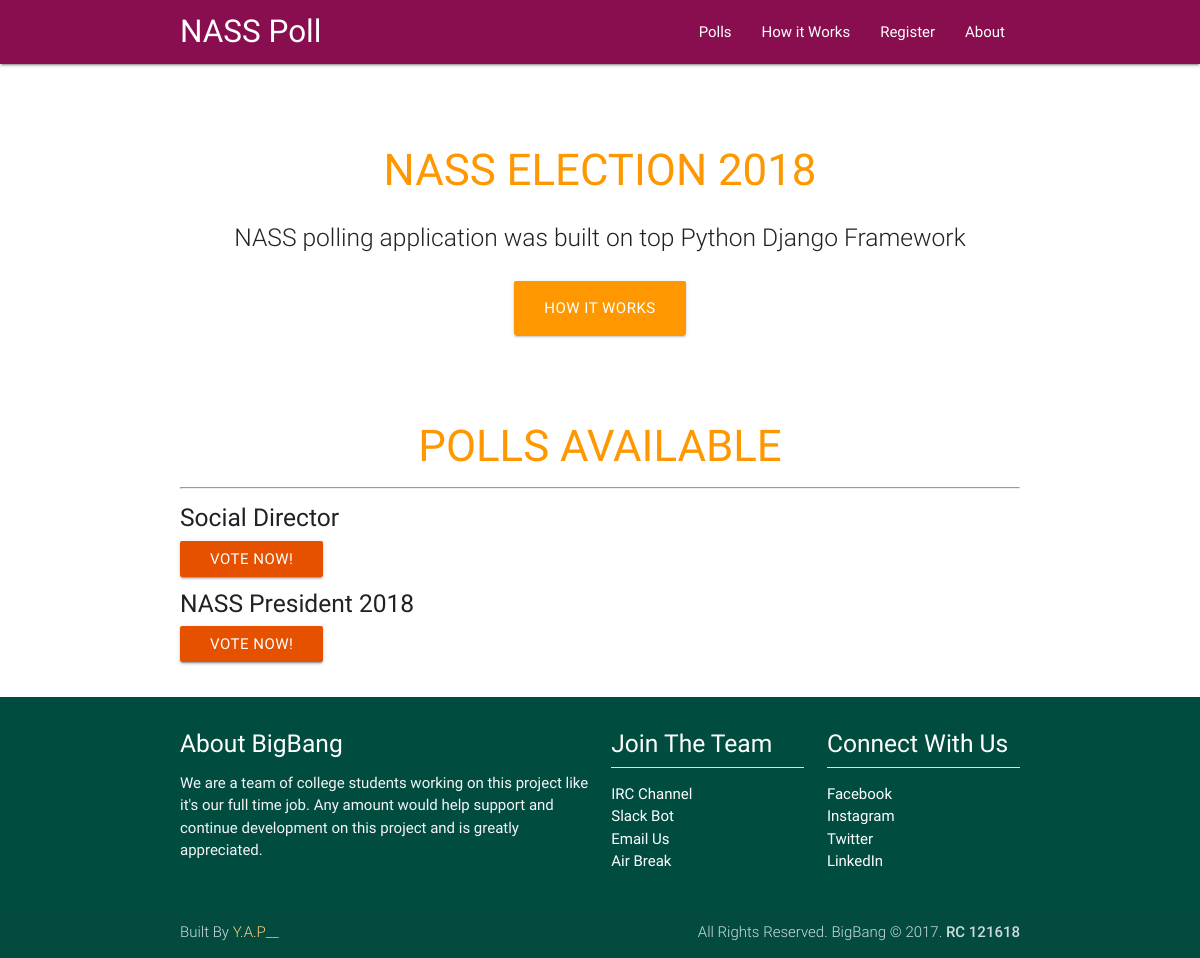
The page /polls/ (signed in) on the database its author committed.
### polls/models.py (models this page shows, shortened)
class Question(models.Model):
	question_text = models.CharField(max_length = 250)
	pub_date = models.DateTimeField('Date published')

### polls/views.py (the view)
class IndexView(generic.ListView):
	template_name = "polls/index.html"
	context_object_name = "latest_questions"
	def get_queryset(self):
		return Question.objects.filter(pub_date__lte=timezone.now()).order_by('-pub_date')

### polls/templates/polls/index.html (shortened to what this page needs)
{% load static %}
<!DOCTYPE html>
<html>
<head>
	<link rel="stylesheet" type="text/css" href="{% static 'css/materialize.min.css' %}" />
</head>
<body>
	<nav class="pink darken-4" role="navigation">
		<div class="nav-wrapper container pin-top">
			<a href="{% url 'polls:index' %}" title="Home" class="brand-logo">NASS Poll</a>
			<ul class="right hide-on-med-and-down">
				<li><a href="#" title="">Polls</a></li>
				<li><a href="#" title="">How it Works</a></li>
				<li><a href="#" title="">Register</a></li>
				<li><a href="#" title="">About</a></li>
			</ul>
		</div>
	</nav>
	<div class="section no-pad-bot" id="index-banner">
	    <div class="container">
	      	<br><br>
	      	<h3 class="header center orange-text">NASS ELECTION 2018</h3>
	      	<div class="row center">
	        	<h5 class="header col s12 light">NASS polling application was built on top Python Django Framework</h5>
	      </div>
	      <div class="row center">
	      	<a href="#" id="download-button" class="btn-large waves-effect waves-light orange">How it Works</a>
	      </div>
	      <br><br>
	    </div>
	</div>
	<div class="container">
		<div class="row">
			<div class="col l12">
				<h3 class="center orange-text">POLLS AVAILABLE</h3><hr>
				{% if latest_questions %}
					<ul>
						{% for question in latest_questions %}
							<li><h5>{{ question.question_text }}</h5><a href="{% url 'polls:detail' question.id %}" class="btn btn-small orange darken-4 waves-effect" name="button{{ question.id }}">Vote Now!</a></li>
						{% endfor %}
					</ul>
				{% else %}
					<h3 class="center orange-text text-darken-4">No polls available.</h3>
				{% endif %}
			</div>
		</div>
	</div>
	<footer class="page-footer teal darken-4">
	    <div class="container">
	      	<div class="row">
	        <div class="col l6 s12">
	          	<h5 class="white-text">About BigBang</h5>
	          	<p class="grey-text text-lighten-4">We are a team of college students working on this project like it's our full time job. Any amount would help support and continue development on this project and is greatly appreciated.</p>
	        </div>
	        <div class="col l3 s12">
	          	<h5 class="white-text">Join The Team</h5><div class="divider"></div>
	          	<ul>
		            <li><a class="white-text" href="#!">IRC Channel</a></li>
		            <li><a class="white-text" href="#!">Slack Bot</a></li>
		            <li><a class="white-text" target="__blank" href="mailto:akeem@thenass.org.ng">Email Us</a></li>
		            <li><a class="white-text" href="#!">Air Break</a></li>
	          	</ul>
	        </div>
	        <div class="col l3 s12">
	      	    <h5 class="white-text">Connect With Us</h5><div class="divider"></div>
	        	<ul>
		            <li><a class="white-text" href="#!">Facebook</a></li>
		            <li><a class="white-text" href="#!">Instagram</a></li>
		            <li><a class="white-text" href="#!">Twitter</a></li>
		            <li><a class="white-text" href="#!">LinkedIn</a></li>
	          	</ul>
	        </div>
	      </div>
	    </div>
	    <div class="footer-copyright">
	      	<div class="container">
	      		Built By <a class="orange-text text-lighten-3" target="__blank" href="https://dev-haykay.github.io">Y.A.P__</a>
	      		<span class="right">All Rights Reserved. BigBang &copy; 2017. <strong>RC 121618</strong></span>
	      	</div>
	    </div>
 	</footer>
</body>
</html>

### rows shown on the page
Question: question_text "Social Director"
Question: question_text "NASS President 2018"
